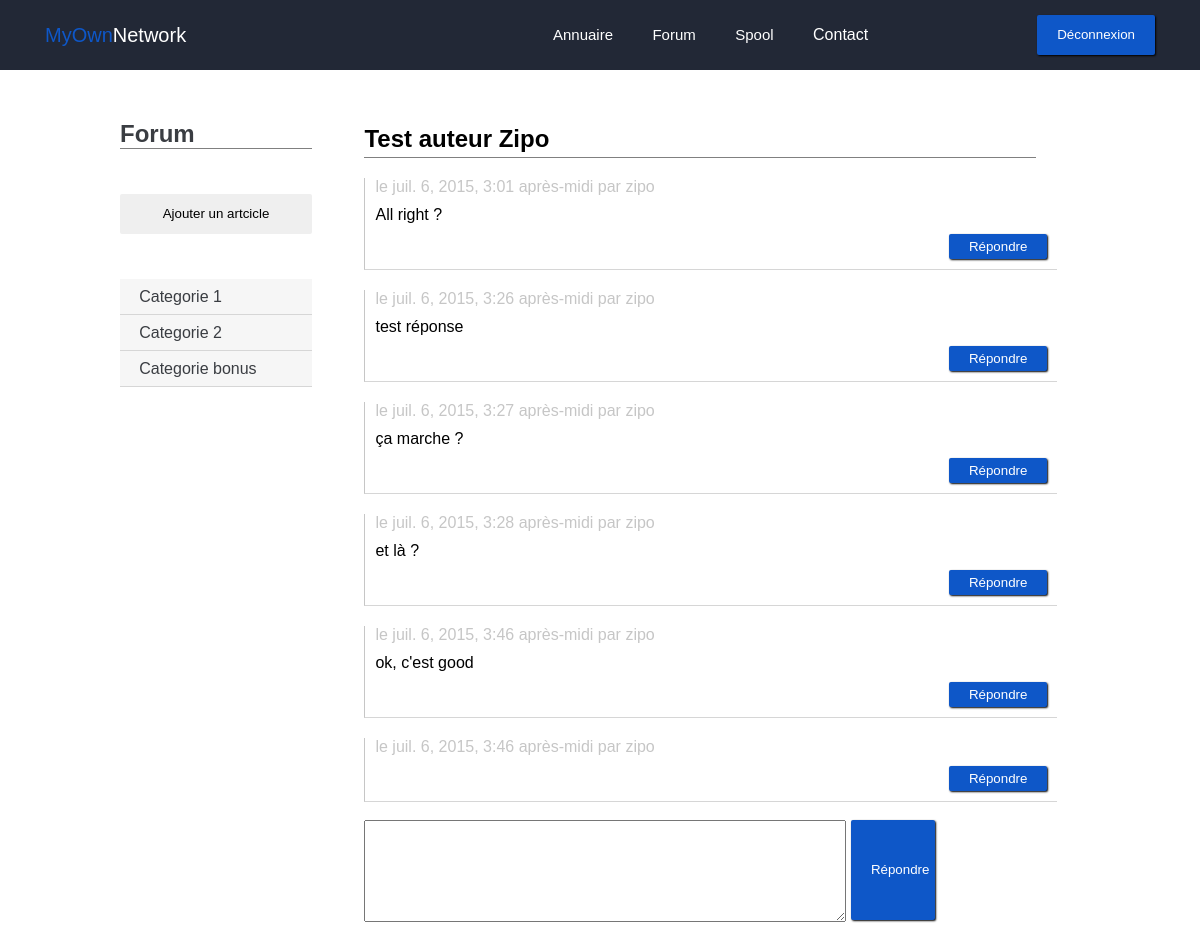
Before: /forum/post/7 (signed in) with the older database file.
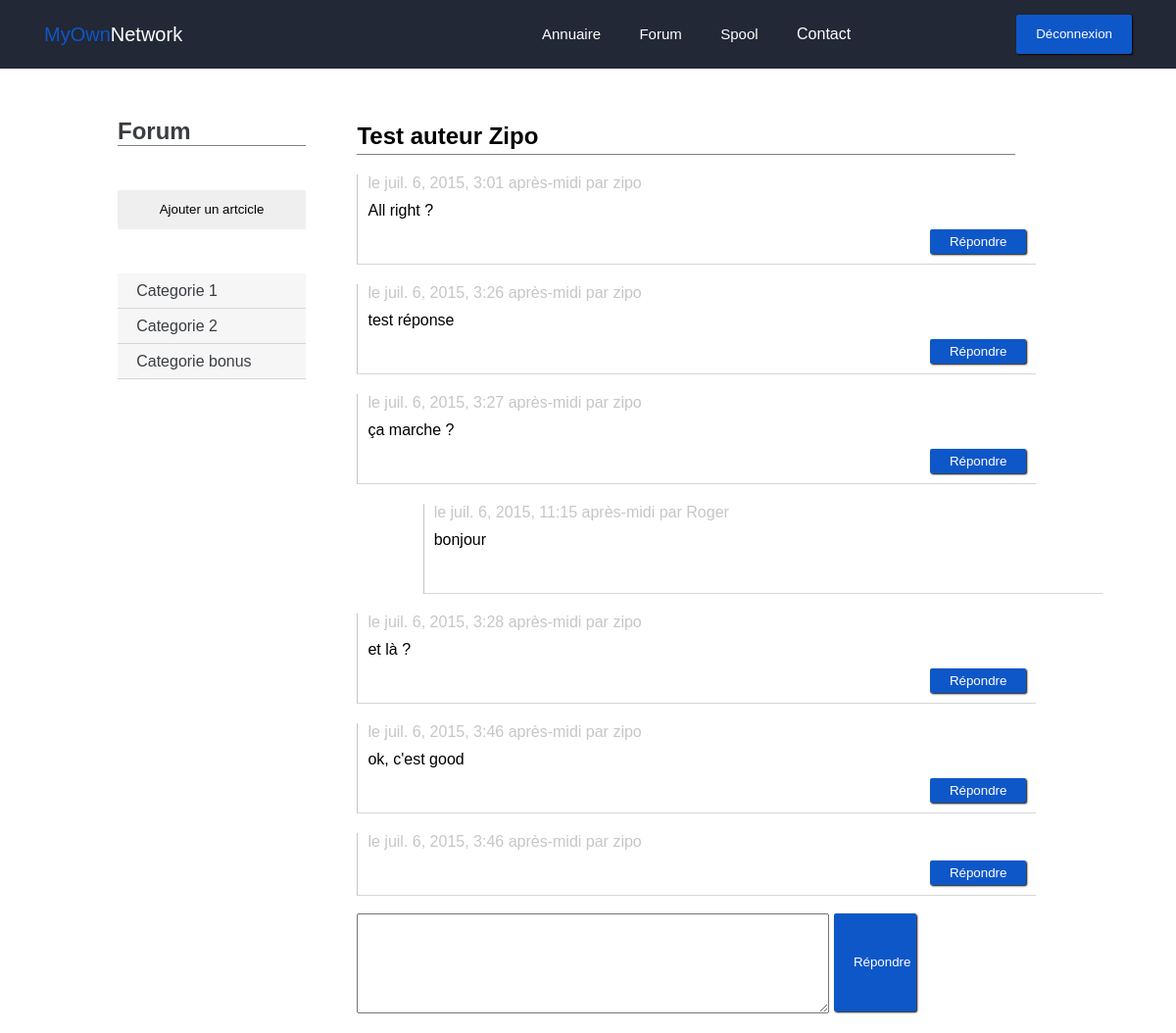
After: the same page with the newer database file.
### forum/models.py (models this page shows, shortened)
class PostCategorie(models.Model):
    name = models.CharField(max_length=100)

class PostMessage(models.Model):
    content = models.TextField(null=True)
    auteur = models.CharField(max_length=100)
    date = models.DateTimeField(auto_now_add=True)
    post = models.ForeignKey('Post')

class Thread(models.Model):
    content = models.TextField(null=True)
    auteur = models.CharField(max_length=100)
    date = models.DateTimeField(auto_now_add=True)
    postmessage = models.ForeignKey('PostMessage')

### forum/views.py (the view)
# urls.py: url(r'^post/(?P<p>\d+)$', 'post'),
def post(request, p):
    if request.user.is_authenticated():
        categories = PostCategorie.objects.all()
        sscategories = PostSsCategorie.objects.all()
        post = Post.objects.get(id=p)
        message = PostMessage.objects.filter(post=p)
        thread = Thread.objects.all()
        return render(request, 'forum/post.html', locals())
    else:
        return render(request, 'intra/index.html')

### forum/templates/forum/post.html (shortened to what this page needs)
{% extends "base.html" %}
{% load i18n %}
{% load static %}
{% block staticfiles %}
	<link rel="stylesheet" href="{% static 'forum/css/style.css' %}">
{% endblock %}
{% block content %}
	<div class="forum">
		<div class="wrapper">
			<div class="forum_nav grey2">
				<h1>Forum</h1>
				<a href="{% url "forum.views.add_post" %}"><button class="btn">{% trans "Ajouter un artcicle" %}</button></a>
				<ul>
				{% for categorie in categories %}
				<a href="#" class="grey0Back" onclick="show_sscat('{{ categorie.id }}')"><li>{{ categorie.name }}</li></a>
				{% empty %}
				<p>Pas de catégorie</p>
				{% endfor %}
				</ul>
			</div>
			<div class="post_content">
				<div class="post_content__header">
					<h2>{{ post.titre }}</h2>
				</div>
				<div class="post_content__body">
					<ul>
						{% for msg in message %}
						<li>
							<p>le {{ msg.date }} par {{ msg.auteur }}</p>
							<p>{{ msg.content }}</p>
							<button id="but{{ msg.id }}" class="btn blue0Back white" onclick="showInput('{{ msg.id }}')">{% trans "Répondre" %}</button>
						</li>
							{% for thr in thread %}
							{% if thr.postmessage == msg %}
							<li class="post_content__body___reply">
							  <p>{% trans "le" %} {{ thr.date }} {% trans "par" %} {{ thr.auteur }}</p>
							  <p>{{ thr.content }}</p>
							</li>
							{% endif %}
							{% endfor %}
						{% endfor %}
					</ul>
				</div>
				<div class="post_content__response">
					<form method="post" action="{% url 'forum.views.add_msg' post.id  %}">
						<textarea name="message"></textarea>
						<button type="submit" class="btn blue0Back white">{% trans "Répondre" %}</button>
					</form>
				</div>
			</div>
		</div>
	</div>
{% endblock %}

Changed rows visible on the page:
added Thread: date "juil. 6, 2015, 11:15 après-midi", auteur "Roger", content "bonjour", shown under PostMessage "juil. 6, 2015, 3:27 après-midi"
